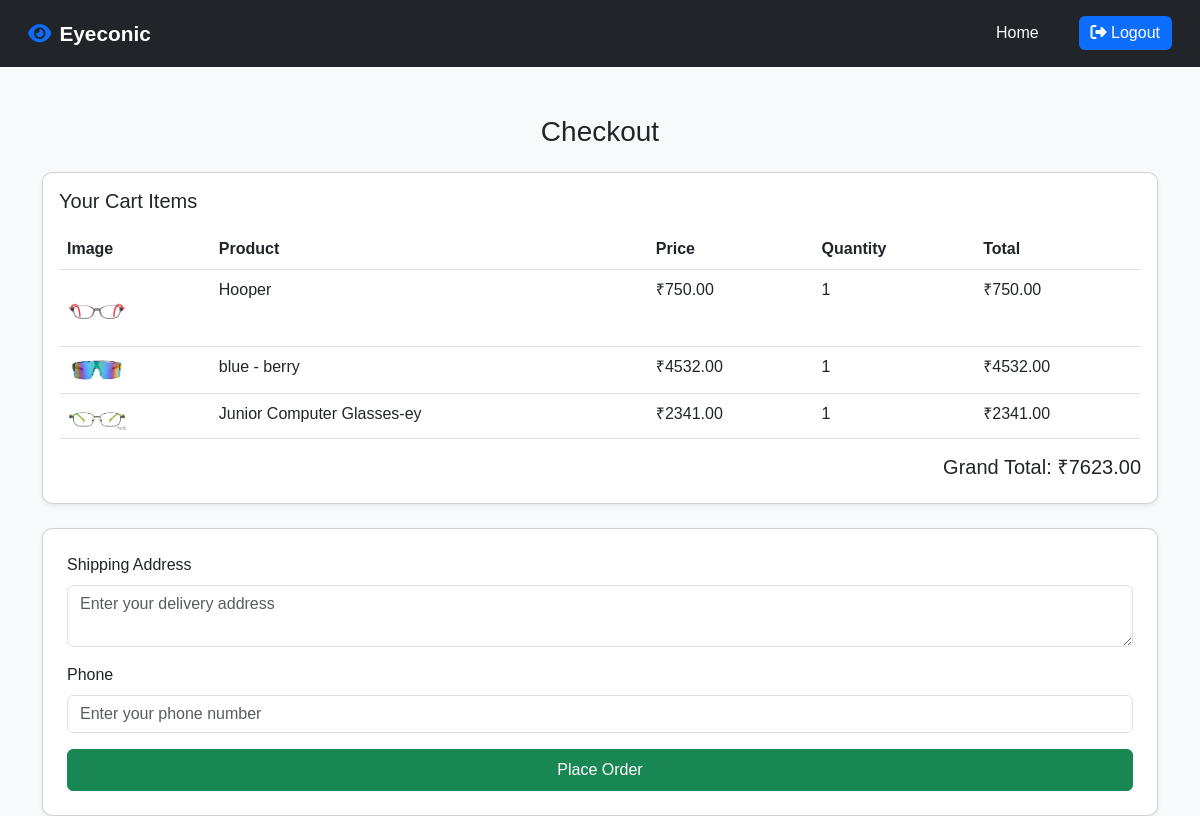
Screenshot of /checkout/ (signed in) with the database file from the repository.
### eyeconicapp/models.py (models this page shows)
class Cart(models.Model):
    user=models.ForeignKey(UserRegistration,on_delete=models.CASCADE)
    product=models.ForeignKey(Product,on_delete=models.CASCADE)
    quantity=models.PositiveBigIntegerField(default=1)
    def total_price(self):
        return self.product.product_price * self.quantity

class Product(models.Model):
    product_name=models.CharField(max_length=100)
    product_description=models.TextField()
    product_price=models.DecimalField(max_digits=10,decimal_places=2)
    product_image=models.ImageField(null=True,blank=True,upload_to='products/')

### eyeconicapp/views.py (the view, shortened to what this page needs)
# urls.py: path('checkout/', views.checkout, name='checkout'),
def checkout(request, product_id=None):
    if 'user_id' not in request.session:
        messages.error(request, "Please login to continue.")
        return redirect('user_login')
    user = UserRegistration.objects.get(id=request.session['user_id'])
    if product_id:
        context = {'single_product': Product.objects.get(id=product_id)}
    else:
        cart_items = Cart.objects.filter(user=user)
        total = sum(item.total_price() for item in cart_items)
        context = {'cart_items': cart_items, 'total': total}
    return render(request, 'checkout.html', context)

### templates/checkout.html (shortened to what this page needs)
<!-- {% load static %}
{% load static %}
<!DOCTYPE html>
<html lang="en">
<head>
  <link href="https://cdn.jsdelivr.net/npm/bootstrap@5.3.0/dist/css/bootstrap.min.css" rel="stylesheet">
  <link rel="stylesheet" href="https://cdnjs.cloudflare.com/ajax/libs/font-awesome/6.7.2/css/all.min.css"/>
</head>
<body>
<nav class="navbar navbar-expand-lg navbar-dark">
  <div class="container-fluid">
    <a class="navbar-brand" href="{% url 'home' %}">
      <i class="fa-solid fa-eye me-2 text-primary"></i>Eyeconic
    </a>
    <div class="collapse navbar-collapse justify-content-end" id="navbarNav">
      <ul class="navbar-nav">
        <li class="nav-item">
          <a class="nav-link" href="{% url 'home' %}">Home</a>
        </li>
      </ul>
      <a href="{% url 'user_logout' %}" class="btn ms-3">
        <i class="fa-solid fa-right-from-bracket"></i> Logout
      </a>
    </div>
  </div>
</nav>
<div class="container mt-5">
  <h3 class="mb-4 text-center">Checkout</h3>
  {% if cart_items %}
  <div class="card mb-4 shadow-sm">
    <div class="card-body">
      <h5 class="mb-3">Your Cart Items</h5>
      <table class="table">
        <thead>
          <tr>
            <th>Image</th>
            <th>Product</th>
            <th>Price</th>
            <th>Quantity</th>
            <th>Total</th>
          </tr>
        </thead>
        <tbody>
          {% for item in cart_items %}
          <tr>
            <td><img src="{{ item.product.product_image.url }}" width="60"></td>
            <td>{{ item.product.product_name }}</td>
            <td>₹{{ item.product.product_price }}</td>
            <td>{{ item.quantity }}</td>
            <td>₹{{ item.total_price|floatformat:2 }}</td>
          </tr>
          {% endfor %}
        </tbody>
      </table>
      <h5 class="text-end">Grand Total: ₹{{ total|floatformat:2 }}</h5>
    </div>
  </div>
  {% endif %}
  <div class="card shadow-sm p-4">
    <form method="POST">
      <div class="mb-3">
        <label class="form-label">Shipping Address</label>
        <textarea name="address" class="form-control" placeholder="Enter your delivery address" required></textarea>
      </div>
      <div class="mb-3">
        <label class="form-label">Phone</label>
        <input type="text" name="phone" class="form-control" placeholder="Enter your phone number" required>
      </div>
      <button type="submit" class="btn btn-success w-100 py-2">Place Order</button>
    </form>
  </div>
</div>
</body>
</html>

### templates/checkout.html (style rules this page uses)
body { background-color: #f8f9fa; font-family: "Poppins", sans-serif; }
.navbar { background-color: #212529; padding: 0.8rem 1rem; }
.navbar-brand { font-weight: 600; color: #fff !important; font-size: 1.3rem; }
.navbar-nav .nav-link { color: #f8f9fa !important; margin-right: 1rem; transition: 0.3s; }
.navbar .btn { background-color: #0d6efd; color: #fff; border: none; padding: 5px 12px; border-radius: 6px; }
.card { border-radius: 10px; }

### rows the page displays
Cart: product.product_image (picture), product.product_name "Hooper", product.product_price "750.00", quantity "1", total_price "750.00"
Cart: product.product_image (picture), product.product_name "blue - berry", product.product_price "4532.00", quantity "1", total_price "4532.00"
Cart: product.product_image (picture), product.product_name "Junior Computer Glasses-ey", product.product_price "2341.00", quantity "1", total_price "2341.00"

### other values shown
{{ total|floatformat:2 }} "7623.00"
